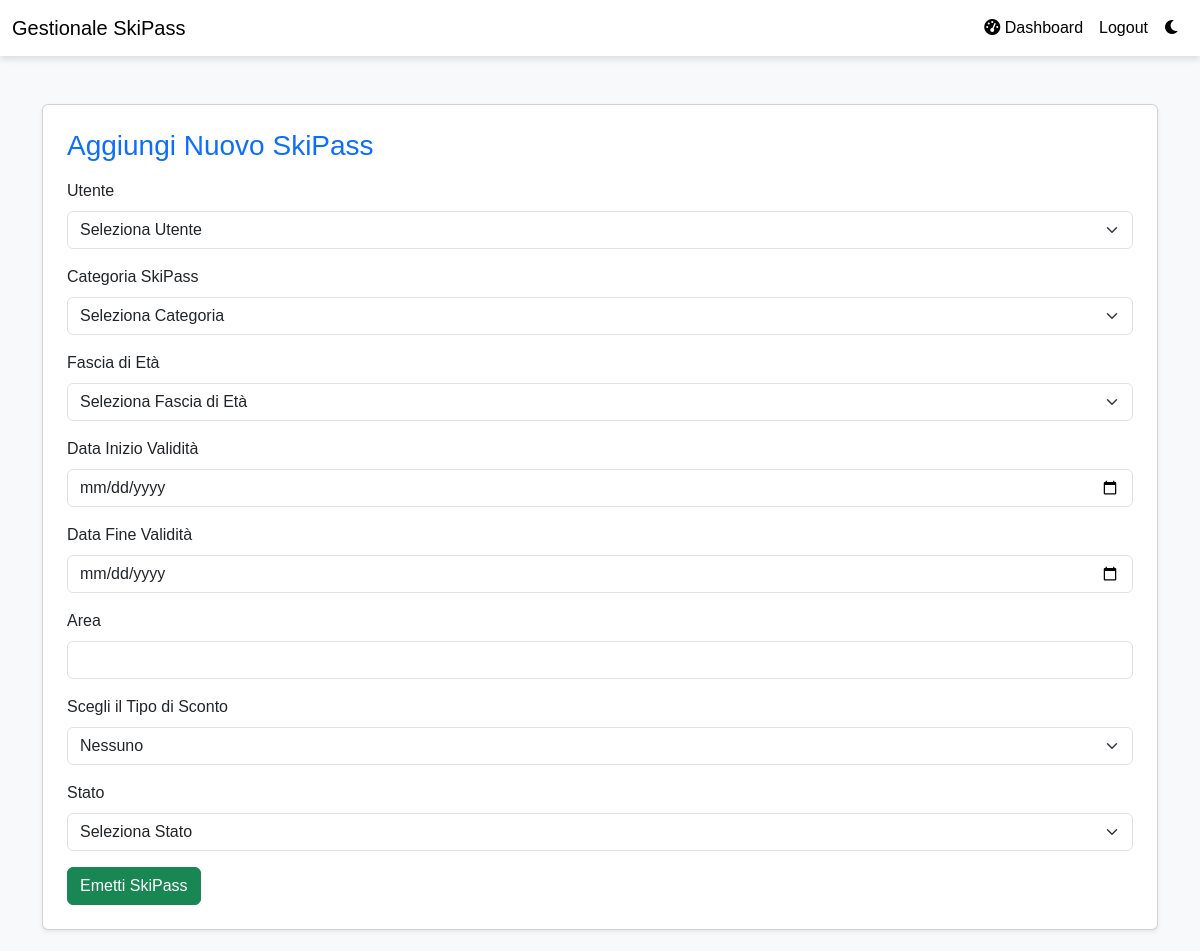
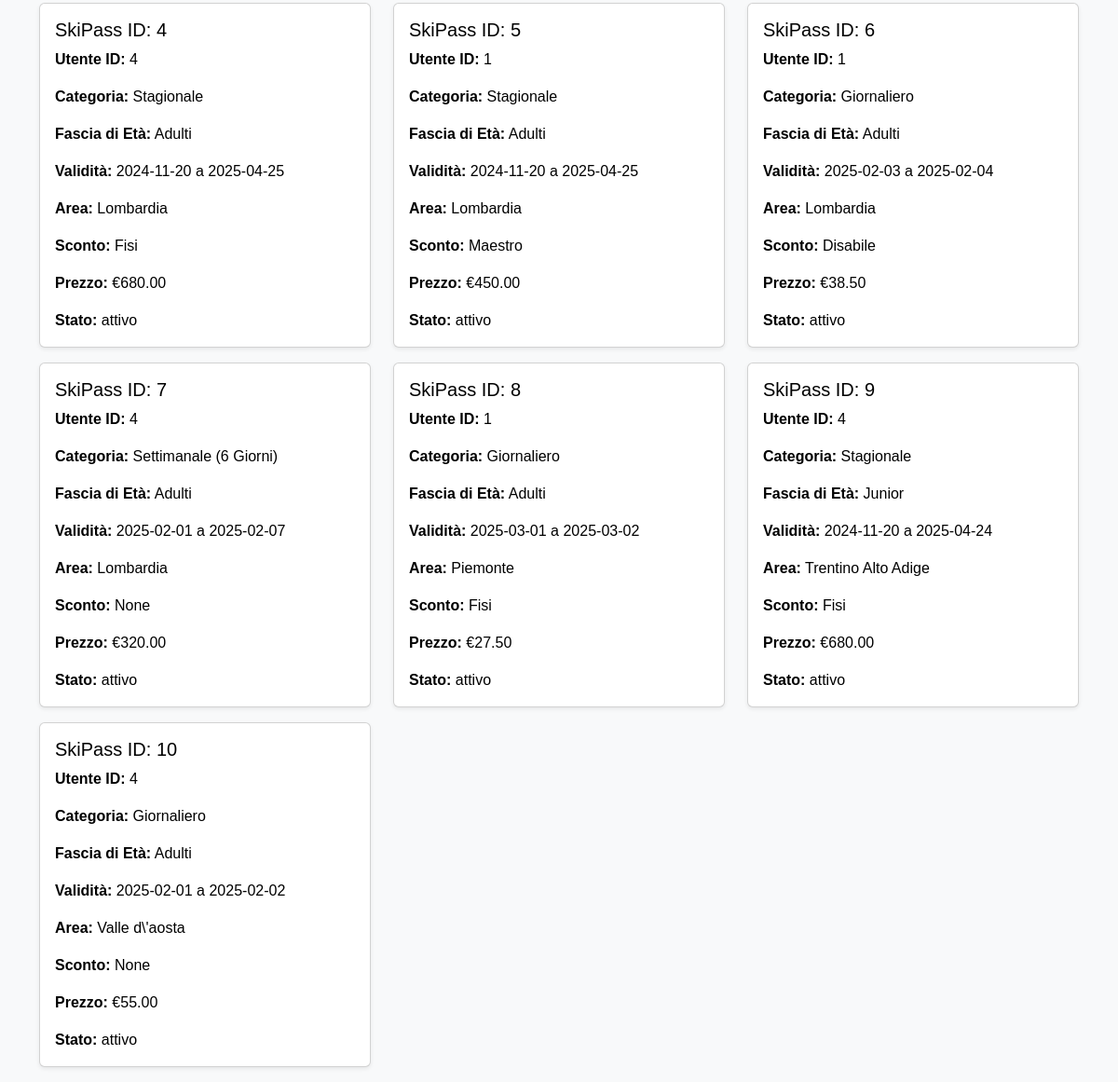
Page /emission.php (signed in) on the committed database (2 pictures, top to bottom).
### tables this page shows
CREATE TABLE `skipasses` (
  `id` int(11) NOT NULL,
  `user_id` int(11) NOT NULL,
  `category` varchar(255) NOT NULL,
  `age_group` varchar(255) NOT NULL,
  `skipass_price_id` int(11) NOT NULL,
  `validity_start_date` date NOT NULL,
  `validity_end_date` date NOT NULL,
  `area` varchar(255) NOT NULL,
  `discount_type` varchar(255) NOT NULL,
  `price` decimal(10,2) NOT NULL,
  `status` varchar(255) NOT NULL,
  `created_at` timestamp NOT NULL DEFAULT current_timestamp()
);

### emission.php (the view, shortened to what this page needs)
<?php
$servername = "localhost";
$username = "root";
$password = "";
$dbname = "skipassmanagement";
$conn = new mysqli($servername, $username, $password, $dbname);
$conn->set_charset("utf8");
$result = $conn->query("SELECT * FROM skipasses");
$skipasses = $result->fetch_all(MYSQLI_ASSOC);
?>
<!DOCTYPE html>
<html lang="it">
<head>
    <link href="https://cdn.jsdelivr.net/npm/bootstrap@5.3.0-alpha1/dist/css/bootstrap.min.css" rel="stylesheet">
    <link href="https://cdnjs.cloudflare.com/ajax/libs/font-awesome/6.0.0-beta3/css/all.min.css" rel="stylesheet">
</head>
<body>
    <nav class="navbar navbar-expand-lg navbar-light">
        <div class="container-fluid">
            <a class="navbar-brand" href="#">Gestionale SkiPass</a>
            <div class="collapse navbar-collapse" id="navbarNav">
                <ul class="navbar-nav ms-auto">
                    <li class="nav-item">
                        <a class="nav-link" href="dashboard.php"><i class="fas fa-tachometer-alt"></i> Dashboard</a>
                    </li>
                    <li class="nav-item">
                        <a class="nav-link" href="logout.php">Logout</a>
                    </li>
                    <li class="nav-item">
                        <a class="nav-link" href="#" id="toggle-dark-mode"><i class="fas fa-moon"></i></a>
                    </li>
                </ul>
            </div>
        </div>
    </nav>
    <div class="container mt-5">
        <div class="card mb-4 p-4 shadow-sm">
            <h3 class="text-primary mb-3">Aggiungi Nuovo SkiPass</h3>
            <form method="POST" action="emission.php">
                <div class="mb-3">
                    <label for="user_id" class="form-label text-dark">Utente</label>
                    <select class="form-select text-dark" id="user_id" name="user_id" required>
                        <option value="">Seleziona Utente</option>
                    </select>
                </div>
                <div class="mb-3">
                    <label for="category" class="form-label text-dark">Categoria SkiPass</label>
                    <select class="form-select text-dark" id="category" name="category" required>
                        <option value="">Seleziona Categoria</option>
                    </select>
                </div>
                <div class="mb-3">
                    <label for="age_group" class="form-label text-dark">Fascia di Età</label>
                    <select class="form-select text-dark" id="age_group" name="age_group" required>
                        <option value="">Seleziona Fascia di Età</option>
                    </select>
                </div>
                <div class="mb-3">
                    <label for="validity_start_date" class="form-label text-dark">Data Inizio Validità</label>
                    <input type="date" class="form-control text-dark" id="validity_start_date" name="validity_start_date" required>
                </div>
                <div class="mb-3">
                    <label for="validity_end_date" class="form-label text-dark">Data Fine Validità</label>
                    <input type="date" class="form-control text-dark" id="validity_end_date" name="validity_end_date" required>
                </div>
                <div class="mb-3">
                    <label for="area" class="form-label text-dark">Area</label>
                    <input type="text" class="form-control text-dark" id="area" name="area" required>
                </div>
                <div class="mb-3">
                    <label class="form-label text-dark">Scegli il Tipo di Sconto</label>
                    <select class="form-select text-dark" id="discount_type" name="discount_type" required>
                        <option value="none">Nessuno</option>
                    </select>
                </div>
                <div class="mb-3">
                    <label for="status" class="form-label text-dark">Stato</label>
                    <select class="form-select text-dark" id="status" name="status" required>
                        <option value="">Seleziona Stato</option>
                    </select>
                </div>
                <button type="submit" class="btn btn-success">Emetti SkiPass</button>
            </form>
        </div>
        <div class="row" id="skipassContainer">
            <?php foreach ($skipasses as $skipass): ?>
                <div class="col-md-4">
                    <div class="skipass skipass-card card mb-3 p-3 shadow-sm">
                        <h5 class="card-title">SkiPass ID: <?php echo htmlspecialchars($skipass['id']); ?></h5>
                        <p class="card-text"><strong>Utente ID:</strong> <?php echo htmlspecialchars($skipass['user_id']); ?></p>
                        <p class="card-text"><strong>Categoria:</strong> <?php echo htmlspecialchars($skipass['category']); ?></p>
                        <p class="card-text"><strong>Fascia di Età:</strong> <?php echo htmlspecialchars($skipass['age_group']); ?></p>
                        <p class="card-text"><strong>Validità:</strong> <?php echo htmlspecialchars($skipass['validity_start_date']) . " a " . htmlspecialchars($skipass['validity_end_date']); ?></p>
                        <p class="card-text"><strong>Area:</strong> <?php echo htmlspecialchars($skipass['area']); ?></p>
                        <p class="card-text"><strong>Sconto:</strong> <?php echo htmlspecialchars(ucfirst(str_replace('_', ' ', $skipass['discount_type']))); ?></p>
                        <p class="card-text"><strong>Prezzo:</strong> €<?php echo number_format($skipass['price'], 2); ?></p>
                        <p class="card-text"><strong>Stato:</strong> <?php echo htmlspecialchars($skipass['status']); ?></p>
                    </div>
                </div>
            <?php endforeach; ?>
        </div>
    </div>
</body>
</html>

### emission.php (style rules this page uses)
body { background-color: #f8f9fa; font-family: 'Arial', sans-serif; transition: background-color 0.3s, color 0.3s; }
.navbar { background-color: #ffffff; box-shadow: 0 4px 6px rgba(0, 0, 0, 0.1); }
.navbar-brand, .nav-link { color: #000 !important; }
.card { transition: transform 0.2s, box-shadow 0.2s; }
.card-text, .card-title { color: #000; }
.skipass-card { margin-bottom: 20px; }

### rows in the picture
skipasses: id "4", user "4", category "Stagionale", age_group "Adulti", validity_start_date "2024-11-20", validity_end_date "2025-04-25", area "Lombardia", discount_type "Fisi", price "680.00", status "attivo"
skipasses: id "5", user "1", category "Stagionale", age_group "Adulti", validity_start_date "2024-11-20", validity_end_date "2025-04-25", area "Lombardia", discount_type "Maestro", price "450.00", status "attivo"
skipasses: id "6", user "1", category "Giornaliero", age_group "Adulti", validity_start_date "2025-02-03", validity_end_date "2025-02-04", area "Lombardia", discount_type "Disabile", price "38.50", status "attivo"
skipasses: id "7", user "4", category "Settimanale (6 Giorni)", age_group "Adulti", validity_start_date "2025-02-01", validity_end_date "2025-02-07", area "Lombardia", discount_type "None", price "320.00", status "attivo"
skipasses: id "8", user "1", category "Giornaliero", age_group "Adulti", validity_start_date "2025-03-01", validity_end_date "2025-03-02", area "Piemonte", discount_type "Fisi", price "27.50", status "attivo"
skipasses: id "9", user "4", category "Stagionale", age_group "Junior", validity_start_date "2024-11-20", validity_end_date "2025-04-24", area "Trentino Alto Adige", discount_type "Fisi", price "680.00", status "attivo"
skipasses: id "10", user "4", category "Giornaliero", age_group "Adulti", validity_start_date "2025-02-01", validity_end_date "2025-02-02", area "Valle d\\'aosta", discount_type "None", price "55.00", status "attivo"
